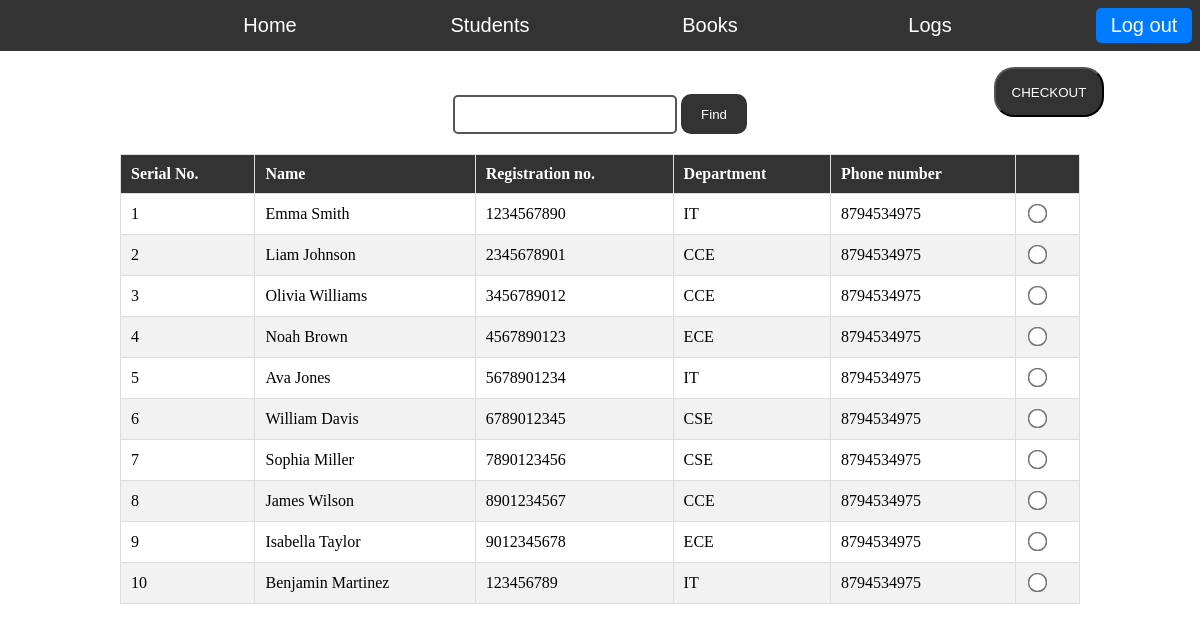
The app's page /students/ (signed in) with its own data.
### catalog/models.py (models this page shows, shortened)
class Student(models.Model):
    registration_no = models.IntegerField()
    first_name = models.CharField(max_length=100)
    last_name = models.CharField(max_length=100)
    phone_no = models.IntegerField()
    department = models.CharField(max_length=100)

### catalog/views.py (the view)
# urls.py: path('students/', views.search_students, name='search_students'),
@login_required
def search_students(request):
    if request.method == 'POST':
        search_text = request.POST.get('search_text', '')
        students = search_books_db(search_text)
        return render(request, 'students.html', {'students': students, 'search_students': True})
    else:
        students = Student.objects.all()
        return render(request, 'students.html', {'students': students, 'search_students': True})

### templates/students.html (shortened to what this page needs)
{% load static %}
<!DOCTYPE html>
<html lang="en">
<head>
    <link rel="stylesheet" href="{% static 'css/students.css' %}">
</head>
<body>
{% include 'partials/navbar.html' %}
{% include 'partials/student-searchbar.html' %}
{% include 'partials/select-student-table.html' %}
</body>
</html>

### templates/partials/select-student-table.html (shortened to what this page needs)
<div class="student-table-table">
    <form action="{% url 'select_book' %}" method="post">
        <table>
            <thead>
                <th>Serial No.</th>
                <th>Name</th>
                <th>Registration no.</th>
                <th>Department</th>
                <th>Phone number</th>
                <th></th>
            </thead>
            <tbody>
                {% for student in students %}
                <tr>
                    <td>{{ forloop.counter }}</td>
                    <td>{{ student.first_name}} {{ student.last_name }}</td>
                    <td>{{ student.registration_no }}</td>
                    <td>{{ student.department }}</td>
                    <td>{{ student.phone_no }}</td>
                    <td><input class="custom-radio" type="radio" name="selected_student" value="{{ student.registration_no }}"></td>
                </tr>
                {% endfor %}
            </tbody>
        </table>
        <button type="submit" class="checkout-button" formmethod="post">CHECKOUT</button>
    </form>
</div>

### static/css/students.css (style rules this page uses)
body, h1, h2, h3, h4, h5, h6 { margin: 0; padding: 0; }
.custom-radio { transform: scale(1.5) }
.checkout-button { color: white; background: #333; border-radius: 20px; height: 50px; width: 110px; position: absolute; top: 0.7in; right: 1in; }

### templates/partials/select-student-table.html (style rules this page uses)
.student-table-table { margin: 20px auto; width: 80%; }
.student-table-table table { width: 100%; border-collapse: collapse; }
.student-table-table th, .student-table-table td { padding: 10px; border: 1px solid #ddd; text-align: left; }
.student-table-table th { background-color: #333; color: white; }
.student-table-table tbody tr:nth-child(even) { background-color: #f2f2f2; }
.custom-radio { transform: scale(1.5); align-content: center; }

### records on screen
Student: first_name "Emma", last_name "Smith", registration_no "1234567890", department "IT", phone_no "8794534975"
Student: first_name "Liam", last_name "Johnson", registration_no "2345678901", department "CCE", phone_no "8794534975"
Student: first_name "Olivia", last_name "Williams", registration_no "3456789012", department "CCE", phone_no "8794534975"
Student: first_name "Noah", last_name "Brown", registration_no "4567890123", department "ECE", phone_no "8794534975"
Student: first_name "Ava", last_name "Jones", registration_no "5678901234", department "IT", phone_no "8794534975"
Student: first_name "William", last_name "Davis", registration_no "6789012345", department "CSE", phone_no "8794534975"
Student: first_name "Sophia", last_name "Miller", registration_no "7890123456", department "CSE", phone_no "8794534975"
Student: first_name "James", last_name "Wilson", registration_no "8901234567", department "CCE", phone_no "8794534975"
Student: first_name "Isabella", last_name "Taylor", registration_no "9012345678", department "ECE", phone_no "8794534975"
Student: first_name "Benjamin", last_name "Martinez", registration_no "123456789", department "IT", phone_no "8794534975"
